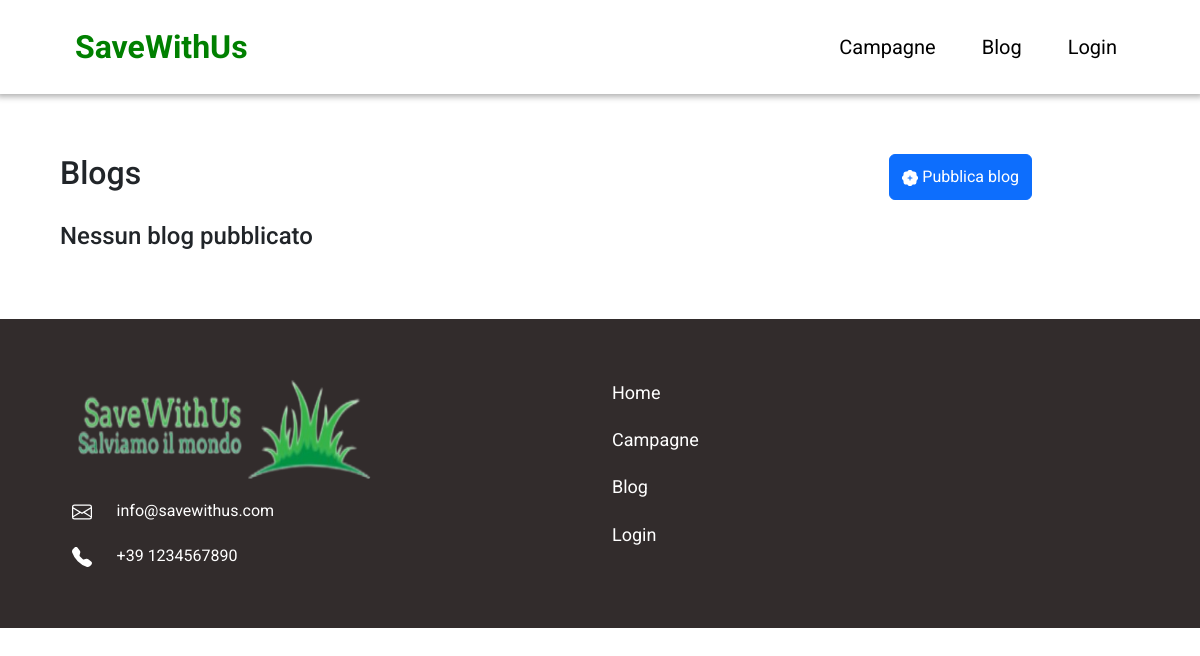
/blogs.php, run on an earlier commit of the app's database.
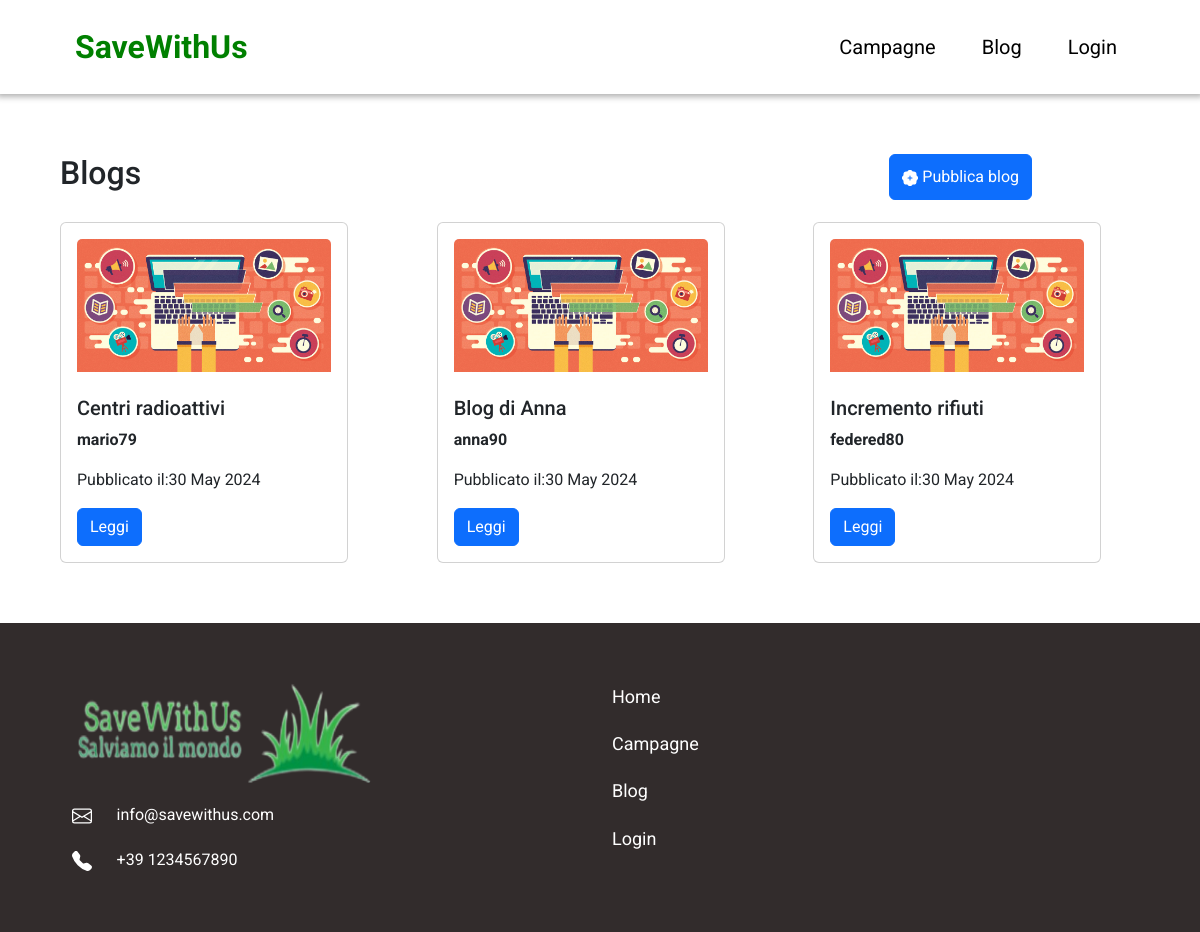
And on a later commit of the database.
### tables this page shows
CREATE TABLE `blog` (
  `id_blog` int(11) NOT NULL,
  `titolo` varchar(50) NOT NULL,
  `testo` varchar(700) NOT NULL,
  `created` date NOT NULL,
  `stato` int(11) NOT NULL,
  `autore` int(11) NOT NULL
);

CREATE TABLE `utenti` (
  `id_user` int(11) NOT NULL,
  `nome` varchar(20) NOT NULL,
  `cognome` varchar(20) NOT NULL,
  `email` varchar(40) NOT NULL,
  `num_tel` char(13) NOT NULL,
  `username` varchar(10) NOT NULL,
  `password` char(60) NOT NULL,
  `created` datetime NOT NULL
);

### blogs.php (the view, shortened to what this page needs)
<!DOCTYPE html>
<html lang="en">
<head>
    <link rel="stylesheet" href="./style/style.css">
    <link rel="stylesheet" href="./style/blog.css">
    <link href="https://cdn.jsdelivr.net/npm/bootstrap@5.3.3/dist/css/bootstrap.min.css" rel="stylesheet"
>
</head>
<body>
    <?php include "navbar.php" ?>
    <div class="main-blog">
        <div class="top-title-btn">
            <h2>Blogs</h2>
            <button onclick="window.location.href = 'new_blog.php' " class="btn btn-primary">
                Pubblica blog
            </button>
        </div>
        <div class="container-blogs">
            <?php
            $sql = 'SELECT blog.id_blog, blog.titolo, blog.testo, blog.created, blog.stato, blog.autore, utenti.username FROM utenti join blog on utenti.id_user=blog.autore where blog.stato=2;';
            $result = $conn->query($sql);
            if ($result->num_rows > 0) {
                while ($row = $result->fetch_assoc()) {
                    ?>
                    <div class="card" style="width: 18rem;">
                        <div class="card-body">
                            <img class="card-img-top" src="./imgs/img-bg.jpeg" alt="Card image cap"><br><br>
                            <h5 class="card-title"><?= $row['titolo'] ?></h5>
                            <p class="card-text"><b><?= $row['username'] ?></b></p>
                            <p class="card-text">Pubblicato il:<?= date('d M Y', strtotime($row['created']));?></p>
                            <a href="blog.php?id=<?= $row['id_blog'] ?>" class="btn btn-primary">Leggi</a>
                        </div>
                    </div>
                    <?php
                }
            } else {
                echo '<h4>Nessun blog pubblicato</h4>';
            }
            ?>
        </div>
    </div>
    <?php include "footer.php" ?>
</body>
</html>

### navbar.php (shortened to what this page needs)
<div class="navbar">
    <div class="img-logo">
        <a href="./index.php">
            SaveWithUs
        </a>
    </div>
    <div class="links">
        <a href="campagne.php">Campagne</a>
        <a href="blogs.php">Blog</a>
        <?php
        if (isset($_SESSION['iduser'])) {
            echo '<a href="user.php">Ciao, ' . $_SESSION['username'] . '</a>';
        } else {
            echo '<a href="login.php">Login</a>';
        }
        ?>
    </div>
</div>

### footer.php (shortened to what this page needs)
<footer>
    <div class="container">
        <div class="row">
            <div class="col info-contact">
                <img src="./imgs/logoswu.png" alt="" width="300" height="100"><br>
                <div>
                    <span>info@savewithus.com</span>
                </div>
                <div>
                    <span>+39 1234567890</span>
                </div>
            </div>
            <div class="col links">
                <a href="./index.php">Home</a>
                <a href="./campagne.php">Campagne</a>
                <a href="./blogs.php">Blog</a>
                <a href="./login.php">Login</a>
            </div>
        </div>
    </div>
</footer>

### style/style.css (style rules this page uses)
* { margin: 0; font-family: "Roboto", sans-serif; }
.navbar { overflow: hidden; background-color: white; position: fixed; top: 0; width: 100%; box-shadow: 0 0 6px 3px rgba(0, 0, 0, 0.3); }
.navbar a { display: block; text-align: center; text-decoration: none; }
.navbar .img-logo a { font-size: xx-large; color: green; font-weight: bold; padding: 15px; }
.navbar .img-logo { margin-left: 60px; float: left; }
.navbar .links a { padding: 23px; font-size: 15pt; color: black; }
.navbar .links { display: flex; float: right; margin-right: 60px; }
footer { margin-top: 4%; background-color: rgb(50, 44, 44); color: white; padding: 5%; }
footer .info-contact div { margin-top: 4%; }
footer .info-contact div span { margin-left: 4%; }
footer .links { display: grid; }
footer .links a { color: white; font-size: large; text-decoration: none; }

### style/blog.css (style rules this page uses)
html, body { height: 100%; }
* { margin: 0; }
.main-blog { margin: 5%; }
.main-blog .top-title-btn { display: flex; }
.main-blog .top-title-btn button { margin-left: auto; margin-right: 10%; }
.container-blogs { margin-top: 2%; display: grid; column-gap: 50px; row-gap: 20px; grid-template-columns: auto auto auto; }

What changed in the data, as far as the page shows it:
added blog: titolo "Centri radioattivi", autore.username "mario79", created "30 May 2024"
added blog: titolo "Blog di Anna", autore.username "anna90", created "30 May 2024"
added blog: titolo "Incremento rifiuti", autore.username "federed80", created "30 May 2024"
Also different on the page:
text no longer shown: "Nessun blog pubblicato"
